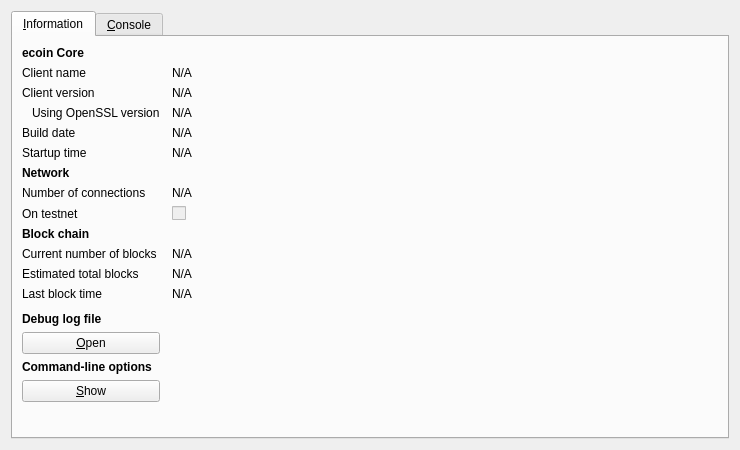
<?xml version="1.0" encoding="UTF-8"?>
<ui version="4.0">
 <class>RPCConsole</class>
 <widget class="QDialog" name="RPCConsole">
  <property name="geometry">
   <rect>
    <x>0</x>
    <y>0</y>
    <width>740</width>
    <height>450</height>
   </rect>
  </property>
  <property name="windowTitle">
   <string>Bitcoin - Debug window</string>
  </property>
  <layout class="QVBoxLayout" name="verticalLayout_2">
   <item>
    <widget class="QTabWidget" name="tabWidget">
     <property name="currentIndex">
      <number>0</number>
     </property>
     <widget class="QWidget" name="tab_info">
      <attribute name="title">
       <string>&amp;Information</string>
      </attribute>
      <layout class="QGridLayout" name="gridLayout" columnstretch="0,1">
       <property name="horizontalSpacing">
        <number>12</number>
       </property>
       <item row="0" column="0">
        <widget class="QLabel" name="label_9">
         <property name="font">
          <font>
           <weight>75</weight>
           <bold>true</bold>
          </font>
         </property>
         <property name="text">
          <string>ecoin Core</string>
         </property>
        </widget>
       </item>
       <item row="1" column="0">
        <widget class="QLabel" name="label_5">
         <property name="text">
          <string>Client name</string>
         </property>
        </widget>
       </item>
       <item row="1" column="1">
        <widget class="QLabel" name="clientName">
         <property name="cursor">
          <cursorShape>IBeamCursor</cursorShape>
         </property>
         <property name="text">
          <string>N/A</string>
         </property>
         <property name="textFormat">
          <enum>Qt::PlainText</enum>
         </property>
         <property name="textInteractionFlags">
          <set>Qt::LinksAccessibleByMouse|Qt::TextSelectableByKeyboard|Qt::TextSelectableByMouse</set>
         </property>
        </widget>
       </item>
       <item row="2" column="0">
        <widget class="QLabel" name="label_6">
         <property name="text">
          <string>Client version</string>
         </property>
        </widget>
       </item>
       <item row="2" column="1">
        <widget class="QLabel" name="clientVersion">
         <property name="cursor">
          <cursorShape>IBeamCursor</cursorShape>
         </property>
         <property name="text">
          <string>N/A</string>
         </property>
         <property name="textFormat">
          <enum>Qt::PlainText</enum>
         </property>
         <property name="textInteractionFlags">
          <set>Qt::LinksAccessibleByMouse|Qt::TextSelectableByKeyboard|Qt::TextSelectableByMouse</set>
         </property>
        </widget>
       </item>
       <item row="3" column="0">
        <widget class="QLabel" name="label_14">
         <property name="text">
          <string>Using OpenSSL version</string>
         </property>
         <property name="indent">
          <number>10</number>
         </property>
        </widget>
       </item>
       <item row="3" column="1">
        <widget class="QLabel" name="openSSLVersion">
         <property name="cursor">
          <cursorShape>IBeamCursor</cursorShape>
         </property>
         <property name="text">
          <string>N/A</string>
         </property>
         <property name="textFormat">
          <enum>Qt::PlainText</enum>
         </property>
         <property name="textInteractionFlags">
          <set>Qt::LinksAccessibleByMouse|Qt::TextSelectableByKeyboard|Qt::TextSelectableByMouse</set>
         </property>
        </widget>
       </item>
       <item row="4" column="0">
        <widget class="QLabel" name="label_12">
         <property name="text">
          <string>Build date</string>
         </property>
        </widget>
       </item>
       <item row="4" column="1">
        <widget class="QLabel" name="buildDate">
         <property name="cursor">
          <cursorShape>IBeamCursor</cursorShape>
         </property>
         <property name="text">
          <string>N/A</string>
         </property>
         <property name="textFormat">
          <enum>Qt::PlainText</enum>
         </property>
         <property name="textInteractionFlags">
          <set>Qt::LinksAccessibleByMouse|Qt::TextSelectableByKeyboard|Qt::TextSelectableByMouse</set>
         </property>
        </widget>
       </item>
       <item row="5" column="0">
        <widget class="QLabel" name="label_13">
         <property name="text">
          <string>Startup time</string>
         </property>
        </widget>
       </item>
       <item row="5" column="1">
        <widget class="QLabel" name="startupTime">
         <property name="cursor">
          <cursorShape>IBeamCursor</cursorShape>
         </property>
         <property name="text">
          <string>N/A</string>
         </property>
         <property name="textFormat">
          <enum>Qt::PlainText</enum>
         </property>
         <property name="textInteractionFlags">
          <set>Qt::LinksAccessibleByMouse|Qt::TextSelectableByKeyboard|Qt::TextSelectableByMouse</set>
         </property>
        </widget>
       </item>
       <item row="6" column="0">
        <widget class="QLabel" name="label_11">
         <property name="font">
          <font>
           <weight>75</weight>
           <bold>true</bold>
          </font>
         </property>
         <property name="text">
          <string>Network</string>
         </property>
        </widget>
       </item>
       <item row="7" column="0">
        <widget class="QLabel" name="label_7">
         <property name="text">
          <string>Number of connections</string>
         </property>
        </widget>
       </item>
       <item row="7" column="1">
        <widget class="QLabel" name="numberOfConnections">
         <property name="cursor">
          <cursorShape>IBeamCursor</cursorShape>
         </property>
         <property name="text">
          <string>N/A</string>
         </property>
         <property name="textFormat">
          <enum>Qt::PlainText</enum>
         </property>
         <property name="textInteractionFlags">
          <set>Qt::LinksAccessibleByMouse|Qt::TextSelectableByKeyboard|Qt::TextSelectableByMouse</set>
         </property>
        </widget>
       </item>
       <item row="8" column="0">
        <widget class="QLabel" name="label_8">
         <property name="text">
          <string>On testnet</string>
         </property>
        </widget>
       </item>
       <item row="8" column="1">
        <widget class="QCheckBox" name="isTestNet">
         <property name="enabled">
          <bool>false</bool>
         </property>
         <property name="text">
          <string/>
         </property>
        </widget>
       </item>
       <item row="9" column="0">
        <widget class="QLabel" name="label_10">
         <property name="font">
          <font>
           <weight>75</weight>
           <bold>true</bold>
          </font>
         </property>
         <property name="text">
          <string>Block chain</string>
         </property>
        </widget>
       </item>
       <item row="10" column="0">
        <widget class="QLabel" name="label_3">
         <property name="text">
          <string>Current number of blocks</string>
         </property>
        </widget>
       </item>
       <item row="10" column="1">
        <widget class="QLabel" name="numberOfBlocks">
         <property name="cursor">
          <cursorShape>IBeamCursor</cursorShape>
         </property>
         <property name="text">
          <string>N/A</string>
         </property>
         <property name="textFormat">
          <enum>Qt::PlainText</enum>
         </property>
         <property name="textInteractionFlags">
          <set>Qt::LinksAccessibleByMouse|Qt::TextSelectableByKeyboard|Qt::TextSelectableByMouse</set>
         </property>
        </widget>
       </item>
       <item row="11" column="0">
        <widget class="QLabel" name="label_4">
         <property name="text">
          <string>Estimated total blocks</string>
         </property>
        </widget>
       </item>
       <item row="11" column="1">
        <widget class="QLabel" name="totalBlocks">
         <property name="cursor">
          <cursorShape>IBeamCursor</cursorShape>
         </property>
         <property name="text">
          <string>N/A</string>
         </property>
         <property name="textFormat">
          <enum>Qt::PlainText</enum>
         </property>
         <property name="textInteractionFlags">
          <set>Qt::LinksAccessibleByMouse|Qt::TextSelectableByKeyboard|Qt::TextSelectableByMouse</set>
         </property>
        </widget>
       </item>
       <item row="12" column="0">
        <widget class="QLabel" name="label_2">
         <property name="text">
          <string>Last block time</string>
         </property>
        </widget>
       </item>
       <item row="12" column="1">
        <widget class="QLabel" name="lastBlockTime">
         <property name="cursor">
          <cursorShape>IBeamCursor</cursorShape>
         </property>
         <property name="text">
          <string>N/A</string>
         </property>
         <property name="textFormat">
          <enum>Qt::PlainText</enum>
         </property>
         <property name="textInteractionFlags">
          <set>Qt::LinksAccessibleByMouse|Qt::TextSelectableByKeyboard|Qt::TextSelectableByMouse</set>
         </property>
        </widget>
       </item>
       <item row="13" column="0">
        <spacer name="verticalSpacer_2">
         <property name="orientation">
          <enum>Qt::Vertical</enum>
         </property>
         <property name="sizeHint" stdset="0">
          <size>
           <width>20</width>
           <height>20</height>
          </size>
         </property>
        </spacer>
       </item>
       <item row="14" column="0">
        <widget class="QLabel" name="labelDebugLogfile">
         <property name="font">
          <font>
           <weight>75</weight>
           <bold>true</bold>
          </font>
         </property>
         <property name="text">
          <string>Debug log file</string>
         </property>
        </widget>
       </item>
       <item row="15" column="0">
        <widget class="QPushButton" name="openDebugLogfileButton">
         <property name="toolTip">
          <string>Open the Bitcoin debug log file from the current data directory. This can take a few seconds for large log files.</string>
         </property>
         <property name="text">
          <string>&amp;Open</string>
         </property>
         <property name="autoDefault">
          <bool>false</bool>
         </property>
        </widget>
       </item>
       <item row="16" column="0">
        <widget class="QLabel" name="labelCLOptions">
         <property name="font">
          <font>
           <weight>75</weight>
           <bold>true</bold>
          </font>
         </property>
         <property name="text">
          <string>Command-line options</string>
         </property>
        </widget>
       </item>
       <item row="17" column="0">
        <widget class="QPushButton" name="showCLOptionsButton">
         <property name="toolTip">
          <string>Show the Bitcoin-Qt help message to get a list with possible Bitcoin command-line options.</string>
         </property>
         <property name="text">
          <string>&amp;Show</string>
         </property>
         <property name="autoDefault">
          <bool>false</bool>
         </property>
        </widget>
       </item>
       <item row="18" column="0">
        <spacer name="verticalSpacer">
         <property name="orientation">
          <enum>Qt::Vertical</enum>
         </property>
         <property name="sizeHint" stdset="0">
          <size>
           <width>20</width>
           <height>40</height>
          </size>
         </property>
        </spacer>
       </item>
      </layout>
     </widget>
     <widget class="QWidget" name="tab_console">
      <attribute name="title">
       <string>&amp;Console</string>
      </attribute>
      <layout class="QVBoxLayout" name="verticalLayout_3">
       <property name="spacing">
        <number>3</number>
       </property>
       <item>
        <widget class="QTextEdit" name="messagesWidget">
         <property name="minimumSize">
          <size>
           <width>0</width>
           <height>100</height>
          </size>
         </property>
         <property name="readOnly">
          <bool>true</bool>
         </property>
         <property name="tabKeyNavigation" stdset="0">
          <bool>false</bool>
         </property>
         <property name="columnCount" stdset="0">
          <number>2</number>
         </property>
        </widget>
       </item>
       <item>
        <layout class="QHBoxLayout" name="horizontalLayout">
         <property name="spacing">
          <number>3</number>
         </property>
         <item>
          <widget class="QLabel" name="label">
           <property name="text">
            <string notr="true">&gt;</string>
           </property>
          </widget>
         </item>
         <item>
          <widget class="QLineEdit" name="lineEdit"/>
         </item>
         <item>
          <widget class="QPushButton" name="clearButton">
           <property name="maximumSize">
            <size>
             <width>24</width>
             <height>24</height>
            </size>
           </property>
           <property name="toolTip">
            <string>Clear console</string>
           </property>
           <property name="text">
            <string/>
           </property>
           <property name="icon">
            <iconset resource="../bitcoin.qrc">
             <normaloff>:/icons/remove</normaloff>:/icons/remove</iconset>
           </property>
           <property name="shortcut">
            <string notr="true">Ctrl+L</string>
           </property>
           <property name="autoDefault">
            <bool>false</bool>
           </property>
          </widget>
         </item>
        </layout>
       </item>
      </layout>
     </widget>
    </widget>
   </item>
  </layout>
 </widget>
 <resources>
  <include location="../bitcoin.qrc"/>
 </resources>
 <connections/>
</ui>
